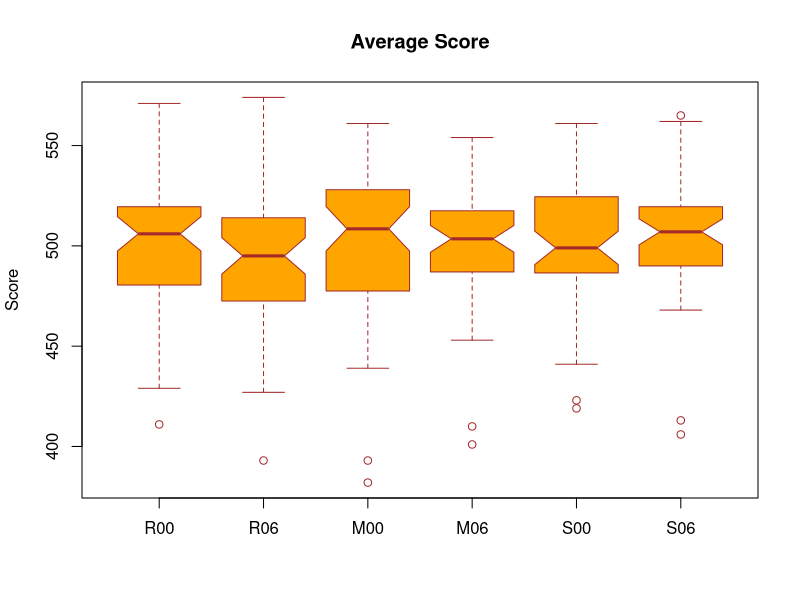
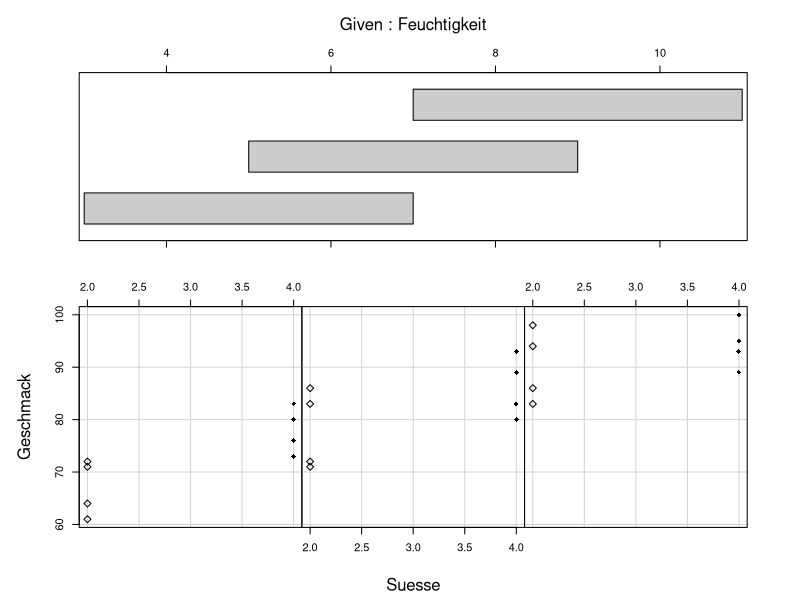
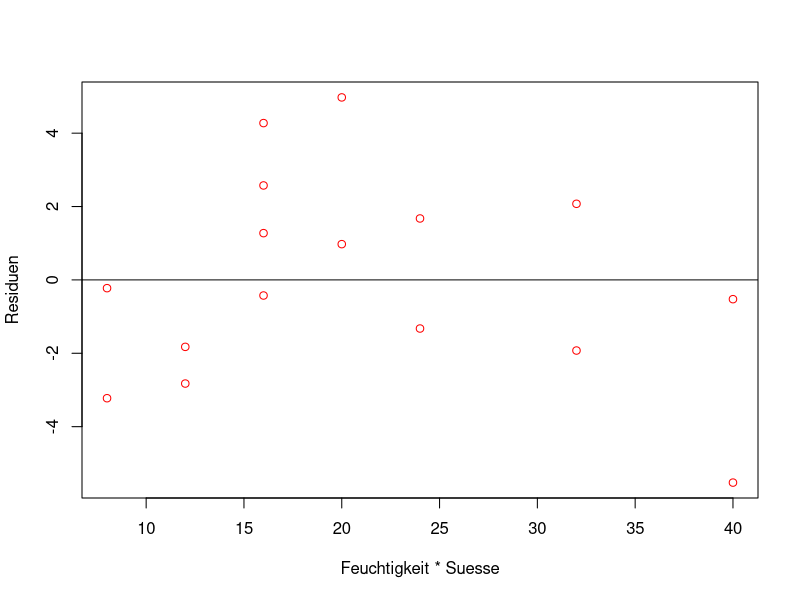
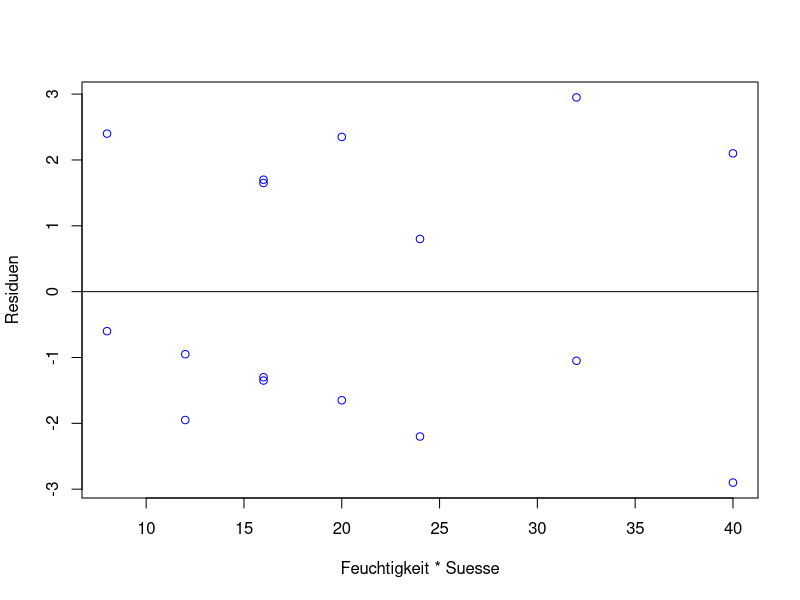
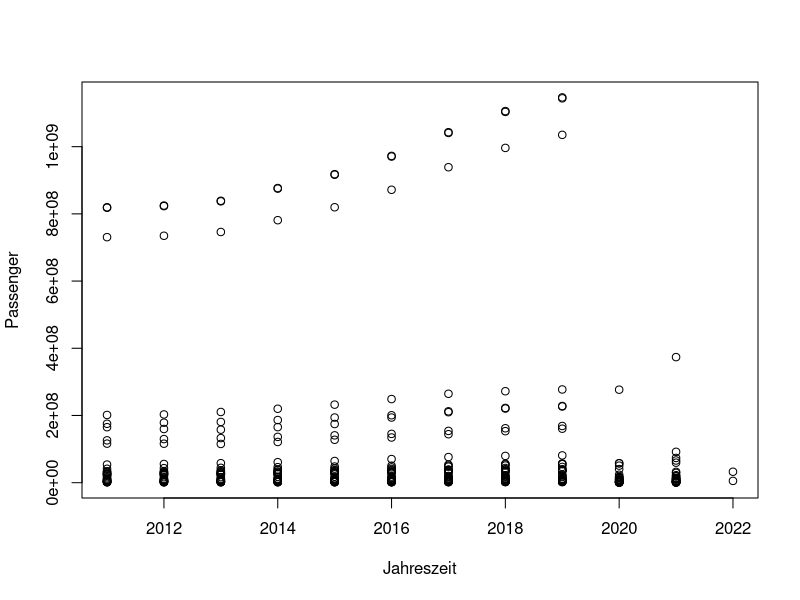
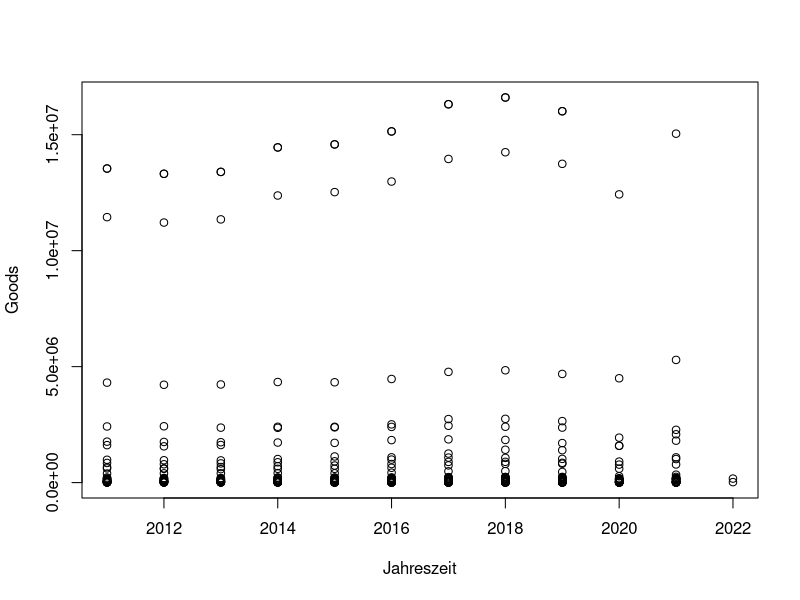
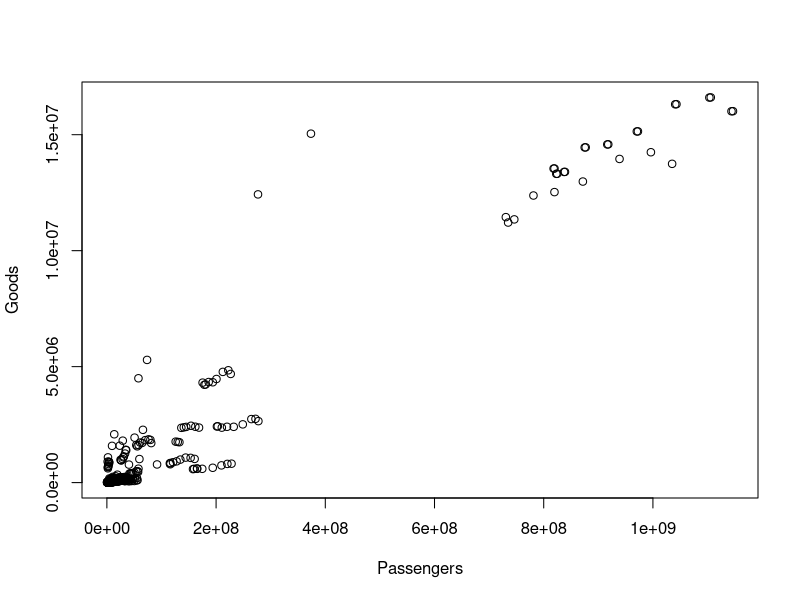
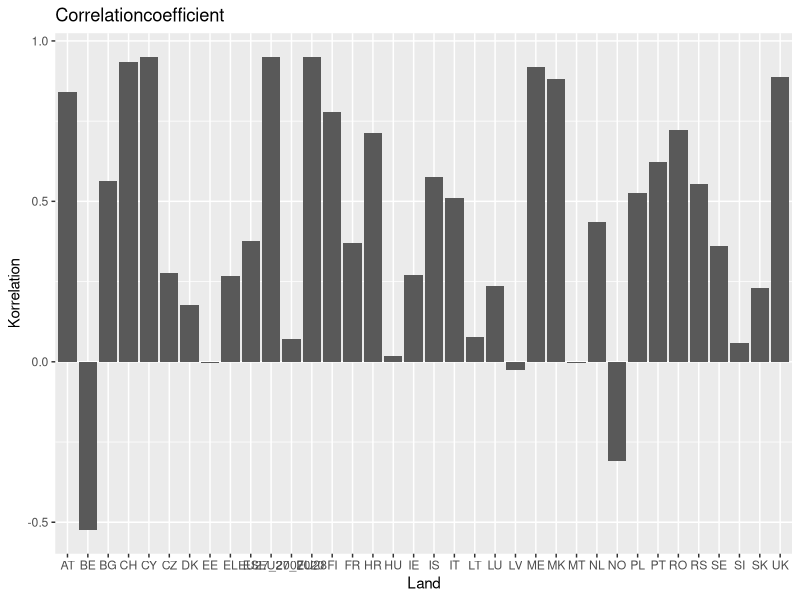

The R source for these figures, in order:
# Aufgabe 4
#a
#exponential-verteilte Zufallszahlen mit dem Parameter λ = 0.1.
X1<-rexp(100,0.1)
#exponential-verteilte Zufallszahlen mit dem Parameter λ = 0.1.
HX2<-rexp(100,0.1)
#alle Elemente von 20 subtrahieren.
X2 <- 20-HX2
#b
t.test(X1,X2)
#X1 und X2 besitzen unterschiedliche Mittelwert.
X2
#c
wilcox.test(X1,X2)
#X1 und X2 besitzen unterschiedliche Median.

#Aufgabe 5
#a
data=read.table("PISA.csv",header=TRUE,sep=';',dec=".")
attach(data)
#b
png(file="Boxplot PISA.png")
boxplot(R00,R06,M00,M06,S00,S06,names=c("R00","R06","M00","M06","S00","S06"),
main="Average Score",ylab="Score",col="orange",border="brown",notch=TRUE)
dev.off()
#Man kann schon merken, dass sich der PISA-Score zur Lese und Kompetenz 
#in der Mathematik verringert hat; 
#Im Gegensatz dazu hat sich der mittlere PISA-Score in den 
#Naturwissenschaften erhöht.
#c
#Also wir machen gepaarte t-Test  mit folgenden Alternativhypothesen:
t.test(R00, R06, paired=TRUE, alternative="greater")#p-Wert=0.0129
t.test(M00, M06, paired=TRUE, alternative="greater")#p-Wert=0.5032
t.test(S00, S06, paired=TRUE, alternative="less")#p-Wert=0.1024 
#Die Lesekompetenz hat sich signifikant verschlechtert,
#da p-Wert 0.01 < 0.05 ist. Die Mathekompetenz und Naturwissenschaftenkompetenz
#nicht signifikant verändert.

#Aufgabe 6
data=read.table("Hustensaft.csv",header=TRUE,sep=';',dec=".")
attach(data)
t.test(Kon, mu = 40, alternative="less")
# p-Wert = 0.05835, H0 kann nicht abgelehnt werden.
# Die Durchschnittskonzentration von Halsruhe in den entnommen Flaschen
# ist nicht signifikant von der Sollkonzentration von 40 g/Liter abweichend
# und begründet keinen Produktionsstopp.

#Aufgabe 7
#a
data=read.table("Suess.csv",header=TRUE,sep=';',dec=".")
attach(data)
sues<-data.frame(data)
sues
#b
png(file="coplot Geschmack.png")
coplot(Geschmack~Suesse|Feuchtigkeit,pch=c(5,18),rows=1,columns=3)
dev.off()
#In alle gegebene Feuchtigkeit sind, wenn mehr süße gibt, dann das Geschmack
#ist besser.
#c
model1=lm(Geschmack~Feuchtigkeit+Suesse)
#d
standard_res1<-residuals(model1)
final_data1<-cbind(Feuchtigkeit*Suesse,standard_res1)
final_data1[order(Feuchtigkeit*Suesse),]
png(file="plot model1.png")
plot(Feuchtigkeit*Suesse,model1$residuals,col="red",ylab="Residuen")
abline(0,0)
dev.off()
#Es ist ein Zusammenhang erkennbar. 
#e
model2=lm(Geschmack~Feuchtigkeit+Suesse+(Feuchtigkeit*Suesse))
#f
standard_res2<-residuals(model2)
final_data2<-cbind(Feuchtigkeit*Suesse,standard_res2)
final_data2[order(Feuchtigkeit*Suesse),]
png(file="plot model2.png")
plot(Feuchtigkeit*Suesse,model2$residuals,col="blue",ylab="Residuen")
abline(0,0)
dev.off()
#Es ist kein Zusammenhang erkennbar .
summary(model2)
#daraus folgt, dass der Interaktionsterm  signifikant ist.

#Aufgabe 8
#a
A=read.table("Air transport of passengers by country.csv",header=TRUE,sep=';',dec=".")
png(file="plot A Jahreszeit.png")
plot(A$TIME_PERIOD,A$OBS_VALUE,xlab="Jahreszeit",ylab="Passenger")
dev.off() 
B=read.table("Air transport of goods by country.csv",header=TRUE,sep=';',dec=".")
png(file="plot B Jahreszeit.png")
plot(B$TIME_PERIOD,B$OBS_VALUE,xlab="Jahreszeit",ylab="Goods")
dev.off()
#b
png(file="plot A und B.png")
plot(A$OBS_VALUE[1:length(B$OBS_VALUE)],B$OBS_VALUE, xlab="Passengers",ylab= "Goods")
dev.off()
cor.test(A$OBS_VALUE[1:length(B$OBS_VALUE)],B$OBS_VALUE)
cor.test(A$OBS_VALUE[1:length(B$OBS_VALUE)],B$OBS_VALUE)$p.value
#c
library(ggplot2)
library(tidyr)
merged_datensatz <- merge(A,B,by=c("geo","TIME_PERIOD"))
A_DE <- subset(A, geo == "DE")
B_DE <- subset(B, geo == "DE")
Laender_ohne_Deutschland <- unique(A$geo) [-which(unique(A$geo)=="DE")]
korrelationen <- list()

for(i in Laender_ohne_Deutschland){
   subset_land <- subset(merged_datensatz, geo == i)
   korrelationen[[i]] <- cor(subset_land$OBS_VALUE.x, subset_land$OBS_VALUE.y)
}

korrelation_df<-data.frame(Land = names(korrelationen), Korrelation = unlist(korrelationen))
korrelation_df[order(unlist(korrelationen)),]
korrelation_df[which.max(korrelation_df$Korrelation),"Land"]
korrelation_df[which.min(korrelation_df$Korrelation),"Land"]
png(file="correlationscoefficient.png")
ggplot(korrelation_df,aes(x=Land,y=Korrelation))+geom_bar(stat="identity")+
xlab("Land")+ylab("Korrelation")+ggtitle("Correlationcoefficient")
dev.off()
